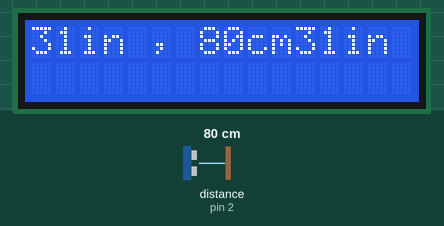
Simulated run of this sketch. Board: Arduino Uno, built with avr-gcc and run on an emulated ATmega328P. Shown: 16×2 character LCD. Wiring (inferred from the names in the program): ultrasonic range finder: trigger pin 3; echo pin 2. The test bench sets the inputs (shaded band); at power-on: distance to the obstacle (sensor on pin 2) 80 cm. The echo pulse lasts 58.3 µs per cm.

Above: at 1.2 s.
1.3 s: distance to the obstacle (sensor on pin 2) set to 2 cm
At 5.3 s:
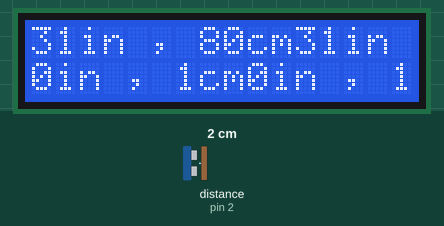
5.4 s: distance to the obstacle (sensor on pin 2) set to 120 cm
At 9.4 s:
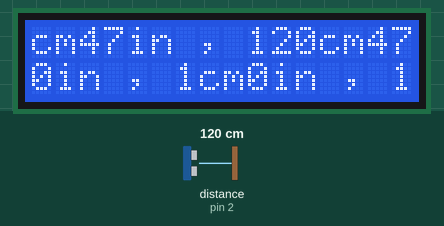
9.5 s: distance to the obstacle (sensor on pin 2) set to 4 cm
At 13.5 s:
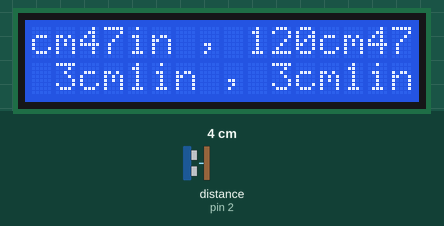
13.6 s: distance to the obstacle (sensor on pin 2) set to 18 cm
At 17.5 s:
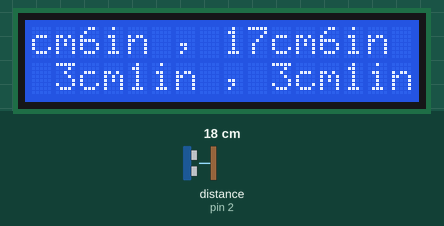
17.7 s: distance to the obstacle (sensor on pin 2) set to 9 cm
At 21.6 s:
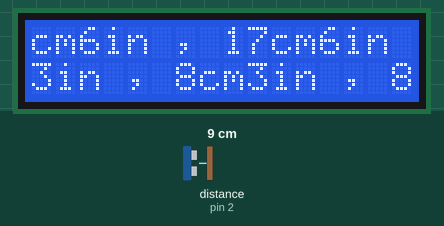
21.8 s: distance to the obstacle (sensor on pin 2) set to 35 cm
At 25.5 s:
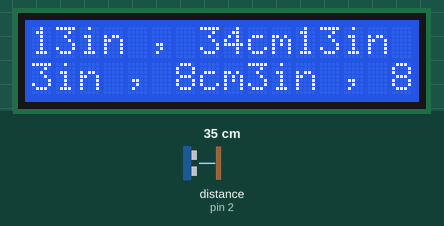
Timing chart, 0 to 27.0 s (numbered marks = the images above; inputs shaded):
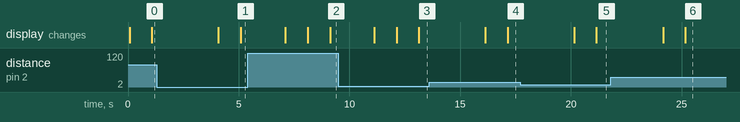

Measured:
- after the input at 5.4 s, the display: first changes after 1.7 s (image 2 shows a later state)
- after the input at 9.5 s, the display: first changes after 1.6 s (image 3 shows a later state)
- after the input at 13.6 s, the display: first changes after 2.5 s (image 4 shows a later state)
- after the input at 17.7 s, the display: first changes after 2.4 s (image 5 shows a later state)
- after the input at 21.8 s, the display: first changes after 2.4 s (image 6 shows a later state)

The sketch:

Ultrasound_LCD.ino
```cpp
#include <LiquidCrystal.h>
const int trigPin = 3;
const int echoPin = 2;
LiquidCrystal lcd(8, 9, 4, 5, 6, 7);
void setup() {
  // put your setup code here, to run once:
  lcd.begin(16, 2);
  lcd.setCursor(0, 0);
}

void loop() {
  // put your main code here, to run repeatedly:
  long duration, inches, cm;
  pinMode(trigPin, OUTPUT);
  digitalWrite(trigPin, LOW);
  delayMicroseconds(2);
  digitalWrite(trigPin, HIGH);
  delayMicroseconds(10);
  digitalWrite(trigPin, LOW);
  pinMode(echoPin, INPUT);
  duration = pulseIn(echoPin, HIGH);
  inches = (duration / 74) / 2;
  cm = (duration / 29) / 2;
  lcd.print(inches);
  lcd.print("in , ");
  lcd.print(cm);
  lcd.print("cm");
  delay(1000);
}
```
